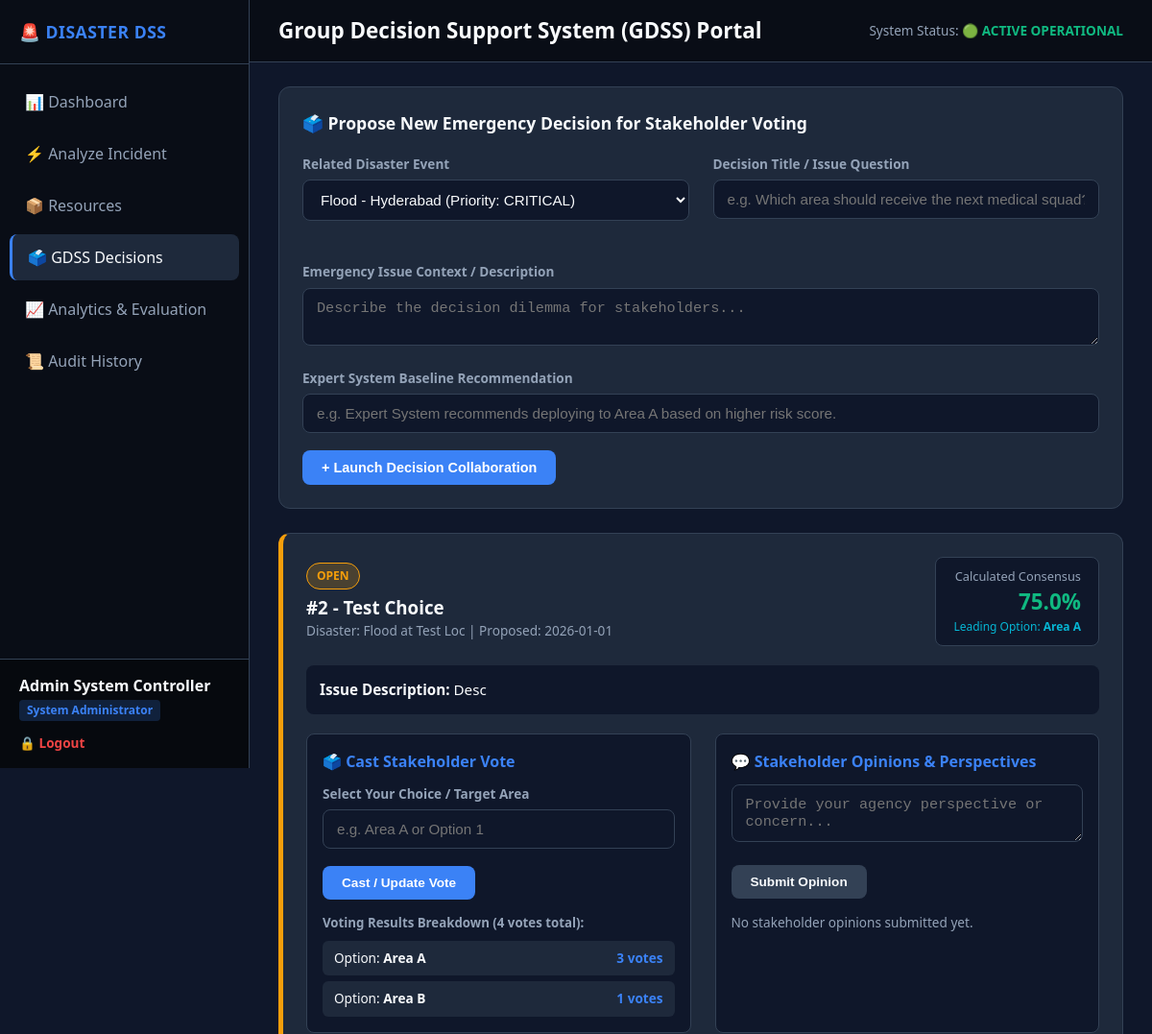
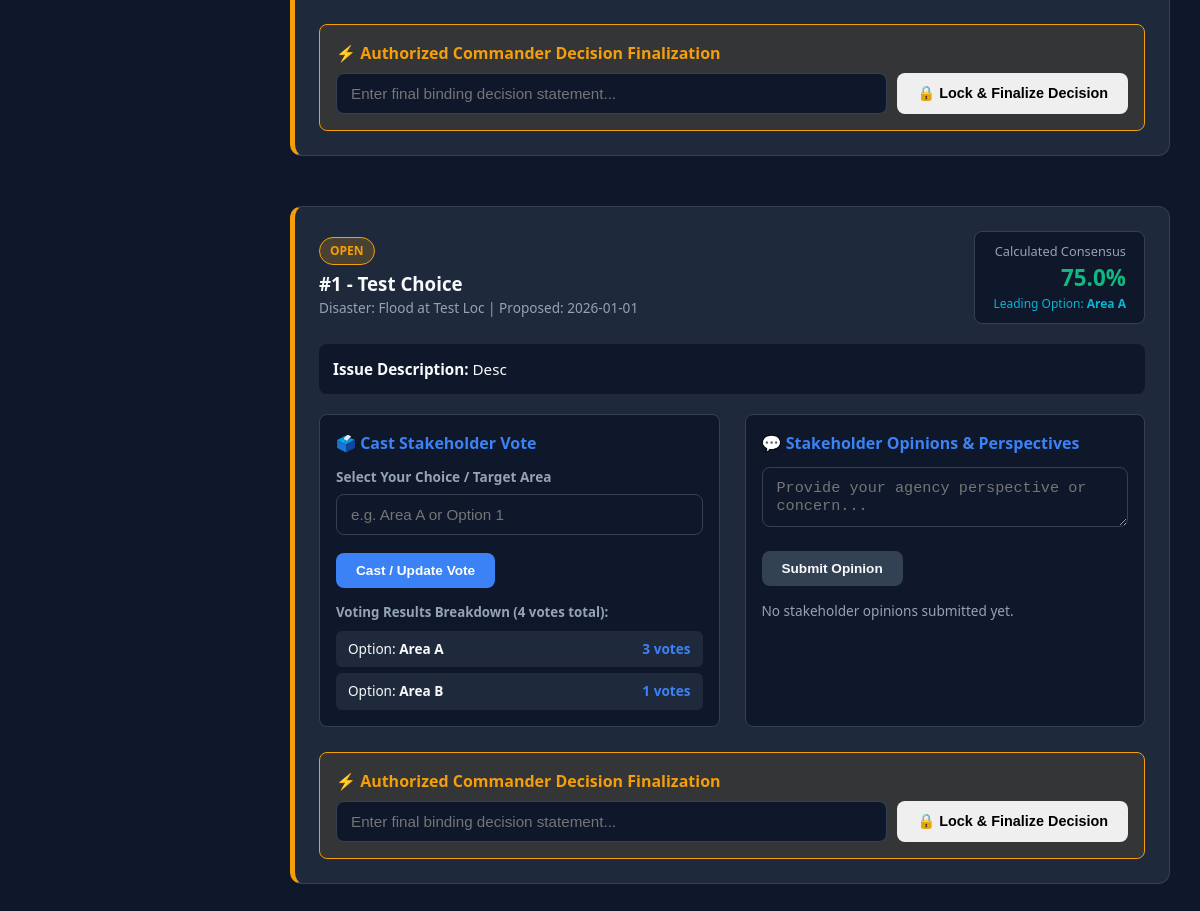
Page /gdss (signed in) on the committed database (2 pictures, top to bottom).
### tables this page shows
CREATE TABLE gdss_decisions (
            id INTEGER PRIMARY KEY AUTOINCREMENT,
            disaster_id INTEGER NOT NULL,
            title TEXT NOT NULL,
            issue_description TEXT NOT NULL,
            expert_recommendation TEXT,
            status TEXT NOT NULL DEFAULT 'OPEN',
            final_decision TEXT,
            finalized_by TEXT,
            created_at TEXT,
            FOREIGN KEY (disaster_id) REFERENCES disasters(id) ON DELETE CASCADE
        );

CREATE TABLE gdss_votes (
            id INTEGER PRIMARY KEY AUTOINCREMENT,
            decision_id INTEGER NOT NULL,
            user_id INTEGER NOT NULL,
            username TEXT NOT NULL,
            role TEXT NOT NULL,
            vote_option TEXT NOT NULL,
            created_at TEXT,
            UNIQUE(decision_id, user_id),
            FOREIGN KEY (decision_id) REFERENCES gdss_decisions(id) ON DELETE CASCADE
        );

CREATE TABLE disasters (
            id INTEGER PRIMARY KEY AUTOINCREMENT,
            disaster_type TEXT NOT NULL,
            location TEXT NOT NULL,
            people_affected INTEGER,
            medical_emergency TEXT,
            road_status TEXT,
            available_ambulances INTEGER,
            hospital_beds INTEGER,
            priority TEXT,
            recommendation TEXT,
            created_at TEXT
        , status TEXT DEFAULT 'ACTIVE');

### app/routes/gdss_routes.py (the view)
@gdss_bp.route("/gdss")
@login_required
def index():
    conn = get_db()
    decisions = conn.execute("""
        SELECT g.*, d.disaster_type, d.location
        FROM gdss_decisions g
        JOIN disasters d ON g.disaster_id = d.id
        ORDER BY g.id DESC
    """).fetchall()
    disasters = get_all_disasters()
    conn.close()
    enhanced_decisions = []
    conn = get_db()
    for d in decisions:
        opinions = conn.execute("SELECT * FROM gdss_opinions WHERE decision_id = ? ORDER BY id ASC", (d["id"],)).fetchall()
        votes = conn.execute("SELECT * FROM gdss_votes WHERE decision_id = ? ORDER BY id ASC", (d["id"],)).fetchall()
        vote_counts = {}
        total_votes = len(votes)
        consensus_pct = 0.0
        winning_option = None
        if total_votes > 0:
            for v in votes:
                opt = v["vote_option"]
                vote_counts[opt] = vote_counts.get(opt, 0) + 1
            winning_option = max(vote_counts, key=vote_counts.get)
            consensus_pct = round((vote_counts[winning_option] / total_votes) * 100, 1)
        user_voted = conn.execute("SELECT * FROM gdss_votes WHERE decision_id = ? AND user_id = ?", (d["id"], session.get("user_id"))).fetchone()
        enhanced_decisions.append({
            "details": d,
            "opinions": opinions,
            "votes": votes,
            "vote_counts": vote_counts,
            "total_votes": total_votes,
            "consensus_pct": consensus_pct,
            "winning_option": winning_option,
            "user_voted": user_voted
        })
    conn.close()
    return render_template("gdss.html", decisions=enhanced_decisions, disasters=disasters)

### app/db.py (called while the page is built)
def get_db():
    conn = sqlite3.connect(DATABASE_PATH, timeout=30.0)
    try:
        conn.execute("PRAGMA journal_mode=WAL;")
    except Exception:
        pass
    conn.row_factory = sqlite3.Row
    return conn

### app/models.py (called while the page is built)
def get_all_disasters():
    conn = get_db()
    disasters = conn.execute("SELECT * FROM disasters ORDER BY id DESC").fetchall()
    conn.close()
    return disasters

### app/routes/auth_routes.py (called while the page is built)
def login_required(f):
    @wraps(f)
    def decorated_function(*args, **kwargs):
        if "user_id" not in session:
            flash("Please log in to access this page.", "warning")
            return redirect(url_for("auth.login"))
        return f(*args, **kwargs)
    return decorated_function

### app/templates/gdss.html (shortened to what this page needs)
{% extends "base.html" %}
{% block header_title %}Group Decision Support System (GDSS) Portal{% endblock %}
{% block content %}
{% if session.get('role') in ['System Administrator', 'Disaster Management Authority'] %}
<div class="card">
    <div class="card-header">
        <div class="card-title">🗳️ Propose New Emergency Decision for Stakeholder Voting</div>
    </div>
    <form action="{{ url_for('gdss.create_decision') }}" method="POST">
        <div class="grid-cols-2">
            <div class="form-group">
                <label>Related Disaster Event</label>
                <select name="disaster_id" required>
                    {% for d in disasters %}
                    <option value="{{ d.id }}">{{ d.disaster_type }} - {{ d.location }} (Priority: {{ d.priority }})</option>
                    {% endfor %}
                </select>
            </div>
            <div class="form-group">
                <label>Decision Title / Issue Question</label>
                <input type="text" name="title" placeholder="e.g. Which area should receive the next medical squad?" required>
            </div>
        </div>
        <div class="form-group">
            <label>Emergency Issue Context / Description</label>
            <textarea name="issue_description" rows="2" placeholder="Describe the decision dilemma for stakeholders..." required></textarea>
        </div>
        <div class="form-group">
            <label>Expert System Baseline Recommendation</label>
            <input type="text" name="expert_recommendation" placeholder="e.g. Expert System recommends deploying to Area A based on higher risk score.">
        </div>
        <button type="submit" class="btn btn-primary">+ Launch Decision Collaboration</button>
    </form>
</div>
{% endif %}
<div style="display: flex; flex-direction: column; gap: 25px;">
    {% for item in decisions %}
    {% set d = item.details %}
    <div class="card" style="border-left: 5px solid {% if d.status == 'FINALIZED' %}var(--success){% else %}var(--warning){% endif %};">
        <div class="card-header">
            <div>
                <span class="badge {% if d.status == 'FINALIZED' %}badge-low{% else %}badge-high{% endif %}">{{ d.status }}</span>
                <h3 style="margin-top: 5px; color: var(--text-main);">#{{ d.id }} - {{ d.title }}</h3>
                <div style="font-size: 0.85rem; color: var(--text-muted);">Disaster: {{ d.disaster_type }} at {{ d.location }} | Proposed: {{ d.created_at }}</div>
            </div>
            {% if item.total_votes > 0 %}
            <div style="text-align: right; background: #0f172a; padding: 10px 18px; border-radius: 8px; border: 1px solid var(--border);">
                <div style="font-size: 0.8rem; color: var(--text-muted);">Calculated Consensus</div>
                <div style="font-size: 1.4rem; font-weight: 700; color: var(--success);">{{ item.consensus_pct }}%</div>
                <div style="font-size: 0.75rem; color: var(--info);">Leading Option: <strong>{{ item.winning_option }}</strong></div>
            </div>
            {% endif %}
        </div>
        <div style="background: #0f172a; padding: 14px; border-radius: 8px; margin-bottom: 20px; font-size: 0.95rem;">
            <strong>Issue Description:</strong> {{ d.issue_description }}
        </div>
        <div class="grid-cols-2">
            <div style="background: #0f172a; padding: 16px; border-radius: 8px; border: 1px solid var(--border);">
                <h4 style="color: var(--primary); margin-bottom: 12px;">🗳️ Cast Stakeholder Vote</h4>
                {% if d.status == 'OPEN' %}
                <form action="{{ url_for('gdss.cast_vote', decision_id=d.id) }}" method="POST" style="margin-bottom: 15px;">
                    <div class="form-group">
                        <label>Select Your Choice / Target Area</label>
                        <input type="text" name="vote_option" placeholder="e.g. Area A or Option 1" required>
                    </div>
                    <button type="submit" class="btn btn-primary" style="font-size: 0.85rem;">Cast / Update Vote</button>
                </form>
                {% else %}
                <div style="color: var(--success); font-weight: 600; margin-bottom: 15px;">🔒 Decision is FINALIZED. Voting is closed.</div>
                {% endif %}
                <h5 style="color: var(--text-muted); margin-bottom: 8px;">Voting Results Breakdown ({{ item.total_votes }} votes total):</h5>
                <ul style="list-style: none; display: flex; flex-direction: column; gap: 6px;">
                    {% for opt, count in item.vote_counts.items() %}
                    <li style="display: flex; justify-content: space-between; background: var(--bg-card); padding: 8px 12px; border-radius: 6px; font-size: 0.85rem;">
                        <span>Option: <strong>{{ opt }}</strong></span>
                        <span style="color: var(--primary); font-weight: 700;">{{ count }} votes</span>
                    </li>
                    {% else %}
                    <li style="color: var(--text-muted); font-size: 0.85rem;">No votes cast yet.</li>
                    {% endfor %}
                </ul>
            </div>
            <div style="background: #0f172a; padding: 16px; border-radius: 8px; border: 1px solid var(--border);">
                <h4 style="color: var(--primary); margin-bottom: 12px;">💬 Stakeholder Opinions & Perspectives</h4>
                {% if d.status == 'OPEN' %}
                <form action="{{ url_for('gdss.add_opinion', decision_id=d.id) }}" method="POST" style="margin-bottom: 15px;">
                    <div class="form-group">
                        <textarea name="opinion_text" rows="2" placeholder="Provide your agency perspective or concern..." required></textarea>
                    </div>
                    <button type="submit" class="btn btn-secondary" style="font-size: 0.85rem;">Submit Opinion</button>
                </form>
                {% endif %}
                <div style="max-height: 200px; overflow-y: auto; display: flex; flex-direction: column; gap: 8px;">
                    {% for op in item.opinions %}
                    <div style="background: var(--bg-card); padding: 10px; border-radius: 6px; font-size: 0.85rem;">
                        <div style="display: flex; justify-content: space-between; margin-bottom: 4px;">
                            <strong style="color: var(--info);">{{ op.username }} (<span class="role-badge" style="font-size: 0.65rem;">{{ op.role }}</span>)</strong>
                            <small style="color: var(--text-muted);">{{ op.created_at }}</small>
                        </div>
                        <div>{{ op.opinion_text }}</div>
                    </div>
                    {% else %}
                    <div style="color: var(--text-muted); font-size: 0.85rem;">No stakeholder opinions submitted yet.</div>
                    {% endfor %}
                </div>
            </div>
        </div>
        {% if d.status == 'OPEN' and session.get('role') in ['System Administrator', 'Disaster Management Authority'] %}
        <div style="margin-top: 20px; background: rgba(245, 158, 11, 0.1); border: 1px solid var(--warning); padding: 16px; border-radius: 8px;">
            <h4 style="color: var(--warning); margin-bottom: 8px;">⚡ Authorized Commander Decision Finalization</h4>
            <form action="{{ url_for('gdss.finalize_decision', decision_id=d.id) }}" method="POST" style="display: flex; gap: 10px;">
                <input type="text" name="final_decision" placeholder="Enter final binding decision statement..." required style="flex: 1;">
                <button type="submit" class="btn btn-warning" style="white-space: nowrap;">🔒 Lock & Finalize Decision</button>
            </form>
        </div>
        {% endif %}
    </div>
    {% else %}
    <div class="card">
        <p style="color: var(--text-muted);">No emergency decisions created yet.</p>
    </div>
    {% endfor %}
</div>
{% endblock %}

### app/static/css/style.css (style rules this page uses)
:root { --bg-main: #0f172a; --bg-card: #1e293b; --bg-card-hover: #334155; --text-main: #f8fafc; --text-muted: #94a3b8; --primary: #3b82f6; --primary-hover: #2563eb; --danger: #ef4444; --warning: #f59e0b; --success: #10b981; --info: #06b6d4; --border: #334155; --sidebar-width: 260px; }
* { box-sizing: border-box; margin: 0; padding: 0; }
body { font-family: 'Segoe UI', system-ui, -apple-system, sans-serif; background-color: var(--bg-main); color: var(--text-main); line-height: 1.5; display: flex; min-height: 100vh; }
.grid-cols-2 { display: grid; grid-template-columns: repeat(auto-fit, minmax(400px, 1fr)); gap: 25px; margin-bottom: 25px; }
.card { background: var(--bg-card); border: 1px solid var(--border); border-radius: 12px; padding: 24px; margin-bottom: 25px; }
.card-header { display: flex; justify-content: space-between; align-items: center; margin-bottom: 20px; }
.card-title { font-size: 1.1rem; font-weight: 700; color: var(--text-main); }
.badge { padding: 4px 10px; border-radius: 20px; font-size: 0.75rem; font-weight: 700; text-transform: uppercase; display: inline-block; }
.badge-high { background: rgba(245, 158, 11, 0.2); color: var(--warning); border: 1px solid var(--warning); }
.form-group { margin-bottom: 18px; }
label { display: block; font-size: 0.85rem; font-weight: 600; margin-bottom: 6px; color: var(--text-muted); }
input, select, textarea { width: 100%; padding: 11px 14px; background: #0f172a; border: 1px solid var(--border); border-radius: 8px; color: var(--text-main); font-size: 0.95rem; outline: none; }
.btn { padding: 10px 20px; border-radius: 8px; font-weight: 600; cursor: pointer; border: none; display: inline-flex; align-items: center; gap: 8px; font-size: 0.9rem; text-decoration: none; }
.btn-primary { background: var(--primary); color: white; }
.btn-secondary { background: var(--border); color: var(--text-main); }

### rows in the picture
gdss_votes: consensus_pct "75.0", winning_option "Area A", total_votes "4", vote_option "Area A", count "3"
gdss_decisions: status "OPEN", id "2", title "Test Choice", created_at "2026-01-01", issue_description "Desc"
disasters: disaster_type "Flood", location "Test Loc"
gdss_votes: vote_option "Area B", count "1"
gdss_votes: consensus_pct "75.0", winning_option "Area A", total_votes "4", vote_option "Area A", count "3"
gdss_decisions: status "OPEN", id "1", title "Test Choice", created_at "2026-01-01", issue_description "Desc"
disasters: disaster_type "Flood", location "Test Loc"
gdss_votes: vote_option "Area B", decision "1"

### other values in the picture
{{ session.get('full_name') }} "Admin System Controller"
{{ session.get('role') }} "System Administrator"
form field disaster_id "Flood - Hyderabad (Priority: CRITICAL)"
